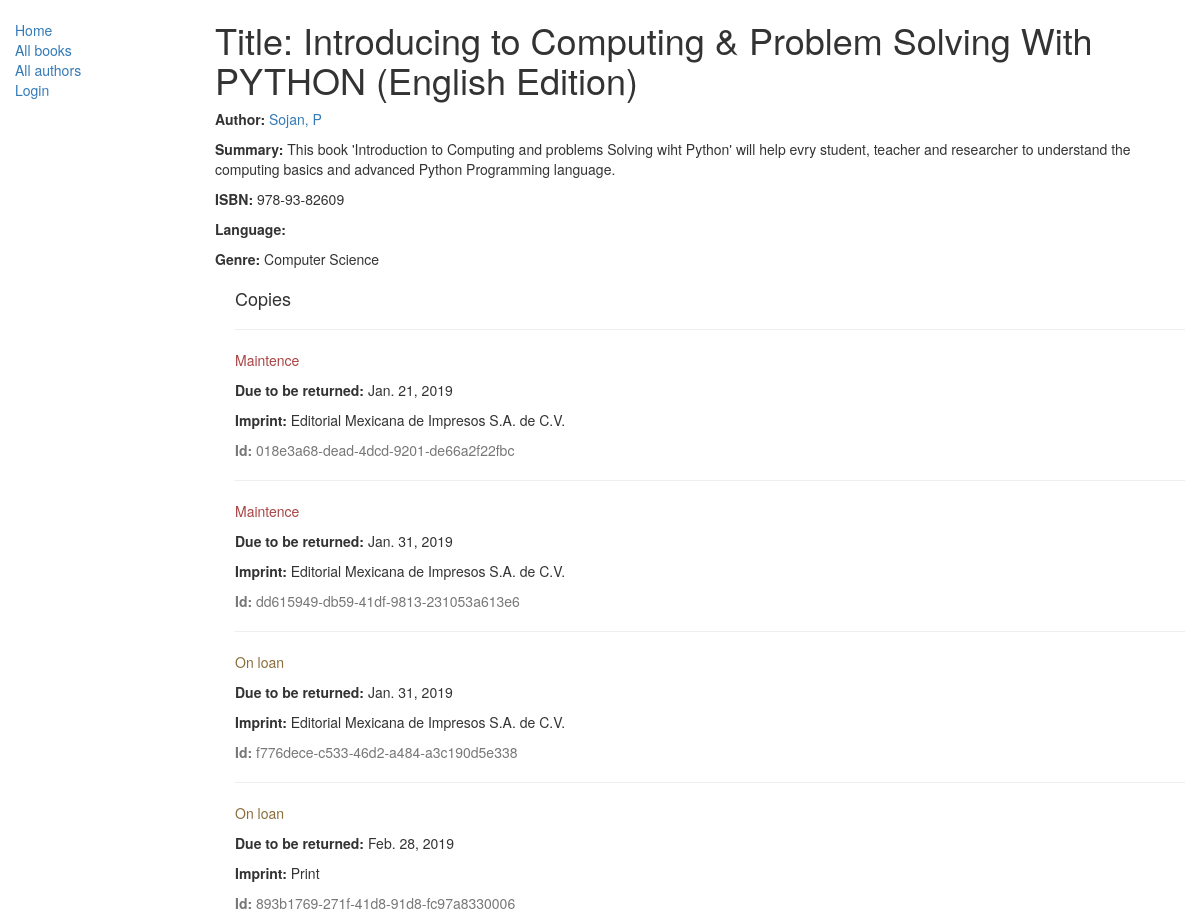
The page /catalogo/book/1 on the database as committed earlier.
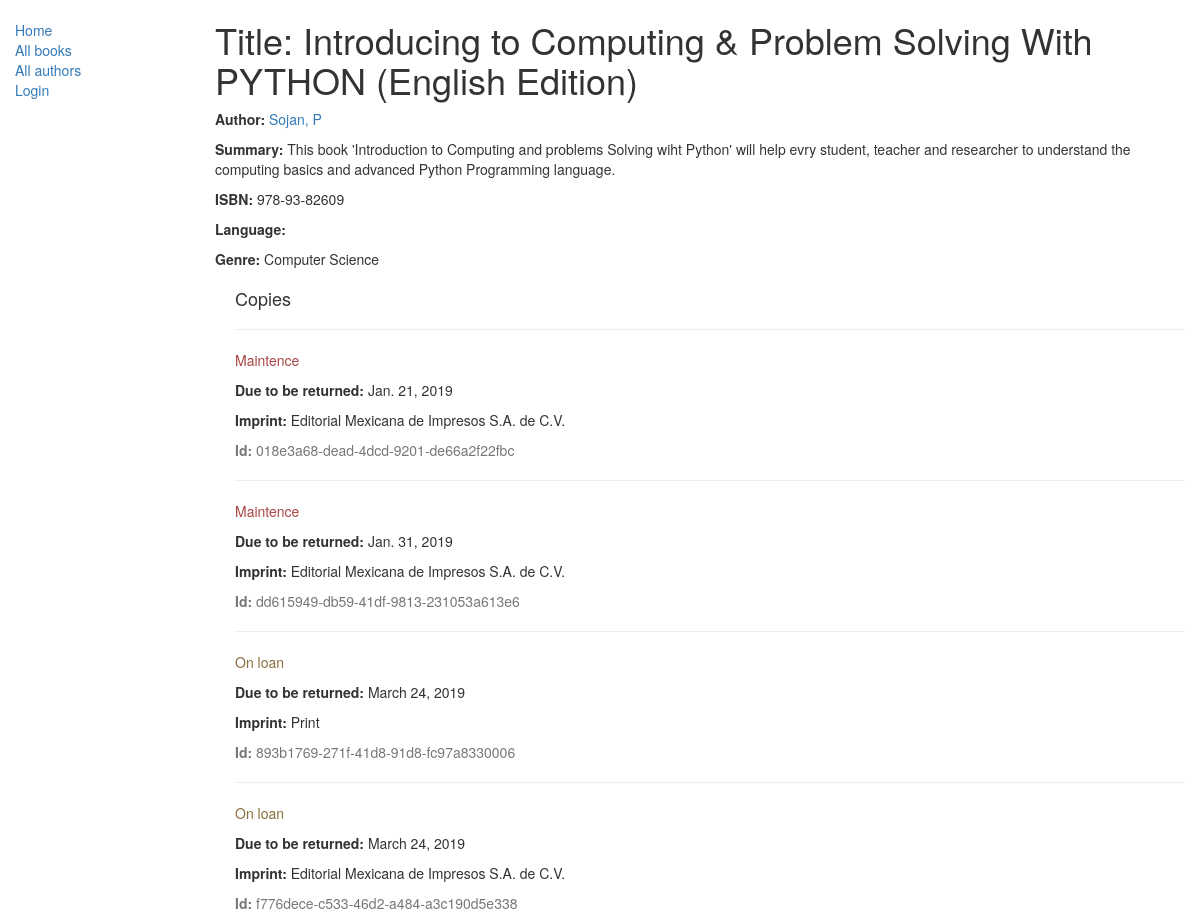
The same page on the database as committed later.
### catalogo/models.py (models this page shows, shortened)
class Genre(models.Model):
	name = models.CharField(max_length=200, help_text="Enter a book genre (e.g Science Fiction, French Poety etc.)")
	def __str__(self):
		return self.name

class BookInstance(models.Model):
	id = models.UUIDField(primary_key=True, default=uuid.uuid4, help_text="ID único para este libro particular en toda la biblioteca")
	book = models.ForeignKey('Book', on_delete=models.SET_NULL, null=True)
	imprint =models.CharField(max_length=200)
	due_back = models.DateField(null=True, blank=True)
	LOAN_STATUS = (
		('m', 'Maintence'),
		('o', 'On loan'),
		('a', 'Availabe'),
		('r', 'Reserved'),
	)
	status = models.CharField(max_length=1,	choices=LOAN_STATUS, blank=True, default='m', help_text='Disponibilidad del libro')
	borrower = models.ForeignKey(User, on_delete=models.SET_NULL, null=True, blank=True)
	class Meta:
		ordering = ["due_back"]
		permissions = (("can_mark_returned", "Set book as returned"),)

### catalogo/views.py (the view)
# urls.py: url(r'^book/(?P<pk>\d+)$', views.BookDetailView.as_view(), name='book-detail'),
class BookDetailView(generic.DetailView):
	model = Book
	paginate_by = 10

### catalogo/models.py (called while the page is built)
	def __str__(self):
		return '%s, %s' % (self.last_name, self.first_name)

### catalogo/templates/catalogo/book_detail.html
{% extends "base_generic.html" %}
{% block content %}
  <h1>Title: {{ book.title }}</h1>
  <p><strong>Author:</strong> <a href="">{{ book.author }}</a></p>
  <p><strong>Summary:</strong> {{ book.summary }}</p>
  <p><strong>ISBN:</strong> {{ book.isbn }}</p>
  <p><strong>Language:</strong> {{ book.language }}</p>
  <p><strong>Genre:</strong> {% for genre in book.genre.all %} {{ genre }}{% if not forloop.last %}, {% endif %}{% endfor %}</p>
  <div style="margin-left:20px;margin-top:20px">
    <h4>Copies</h4>
    {% for copy in book.bookinstance_set.all %}
    <hr>
    <p class="{% if copy.status == 'a' %}text-success{% elif copy.status == 'm' %}text-danger{% else %}text-warning{% endif %}">{{ copy.get_status_display }}</p>
    {% if copy.status != 'a' %}<p><strong>Due to be returned:</strong> {{copy.due_back}}</p>{% endif %}
    <p><strong>Imprint:</strong> {{copy.imprint}}</p>
    <p class="text-muted"><strong>Id:</strong> {{copy.id}}</p>
    {% endfor %}
  </div>
{% endblock %}

Rows that differ between the two databases and show on the page:
changed BookInstance "Print": due_back "Feb. 28, 2019" → "March 24, 2019"; moves up the list
changed BookInstance "f776dece-c533-46d2-a484-a3c190d5e338": due_back "Jan. 31, 2019" → "March 24, 2019"
